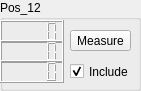
     <widget class="QGroupBox" name="Calib_box_24">
      <property name="geometry">
       <rect>
        <x>370</x>
        <y>270</y>
        <width>141</width>
        <height>91</height>
       </rect>
      </property>
      <property name="title">
       <string>Pos_12</string>
      </property>
      <widget class="QLCDNumber" name="calib_box_x_25">
       <property name="geometry">
        <rect>
         <x>0</x>
         <y>20</y>
         <width>64</width>
         <height>23</height>
        </rect>
       </property>
      </widget>
      <widget class="QLCDNumber" name="calib_box_y_25">
       <property name="geometry">
        <rect>
         <x>0</x>
         <y>40</y>
         <width>64</width>
         <height>23</height>
        </rect>
       </property>
      </widget>
      <widget class="QLCDNumber" name="calib_box_z_25">
       <property name="geometry">
        <rect>
         <x>0</x>
         <y>60</y>
         <width>64</width>
         <height>23</height>
        </rect>
       </property>
      </widget>
      <widget class="QPushButton" name="calibButton_25">
       <property name="geometry">
        <rect>
         <x>70</x>
         <y>30</y>
         <width>61</width>
         <height>21</height>
        </rect>
       </property>
       <property name="text">
        <string>Measure</string>
       </property>
      </widget>
      <widget class="QCheckBox" name="checkBox_25">
       <property name="geometry">
        <rect>
         <x>70</x>
         <y>60</y>
         <width>92</width>
         <height>23</height>
        </rect>
       </property>
       <property name="text">
        <string>Include</string>
       </property>
       <property name="checked">
        <bool>true</bool>
       </property>
      </widget>
     </widget>
